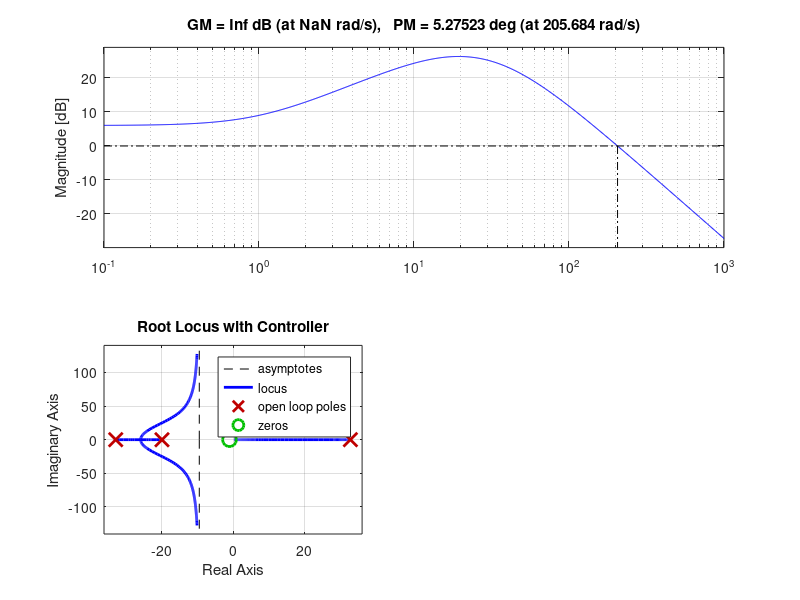

The MATLAB source for this figure:
%% Pre-lab 5b
% Charlene Shong

%% Constants
% controller
ki = 0.1226;
kx = 17.6580;
a = 900;
kc = 2*kx/(a*2*ki);
ka = 2;
% system parameters
m = 0.0162;
dc = 2; %dc gain
zc = 1;
pc = zc*20; %pole-zero ratio of 20

% transfer function
s = tf('s'); %a TF model using a rational function in the Laplace variable, s
G = (a*ka*ki)/(m*(s^2 - kx/m));
Gc = kc*(1 + s/zc)/(1 + s/pc); %controller tf
Gt = Gc*G; %new system tf

%% Plots
subplot(2,2,1);
rlocus(G)
title('Root Locus without Controller');

subplot(2,2,2);
step(G)
title('Step Response without Controller');

subplot(2,2,4);
margin(Gt)

subplot(2,2,3);
rlocus(Gt)
title('Root Locus with Controller');

%% Calculations
R1 = 10000/kc
R2 = zc*R1/(pc - zc)
C = 1/(pc*R2)